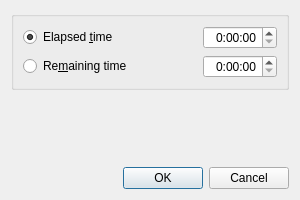
<?xml version="1.0" encoding="UTF-8"?>
<ui version="4.0">
 <class>SetTimeDialog</class>
 <widget class="QDialog" name="SetTimeDialog">
  <property name="windowModality">
   <enum>Qt::ApplicationModal</enum>
  </property>
  <property name="geometry">
   <rect>
    <x>0</x>
    <y>0</y>
    <width>300</width>
    <height>200</height>
   </rect>
  </property>
  <property name="minimumSize">
   <size>
    <width>300</width>
    <height>200</height>
   </size>
  </property>
  <property name="windowTitle">
   <string>Set Time of Current Phase</string>
  </property>
  <property name="locale">
   <locale language="English" country="UnitedStates"/>
  </property>
  <property name="modal">
   <bool>true</bool>
  </property>
  <layout class="QVBoxLayout" name="verticalLayout">
   <item>
    <widget class="QGroupBox" name="groupBox">
     <property name="title">
      <string/>
     </property>
     <layout class="QGridLayout" name="gridLayout">
      <property name="horizontalSpacing">
       <number>18</number>
      </property>
      <item row="0" column="0">
       <widget class="QRadioButton" name="etimerbox">
        <property name="text">
         <string>Elapsed &amp;time</string>
        </property>
        <property name="checked">
         <bool>true</bool>
        </property>
       </widget>
      </item>
      <item row="0" column="2">
       <widget class="QTimeEdit" name="etimeselbox">
        <property name="alignment">
         <set>Qt::AlignRight|Qt::AlignTrailing|Qt::AlignVCenter</set>
        </property>
        <property name="maximumTime">
         <time>
          <hour>5</hour>
          <minute>59</minute>
          <second>59</second>
         </time>
        </property>
        <property name="displayFormat">
         <string>H:mm:ss</string>
        </property>
       </widget>
      </item>
      <item row="1" column="0">
       <widget class="QRadioButton" name="rtimerbox">
        <property name="enabled">
         <bool>true</bool>
        </property>
        <property name="text">
         <string>Re&amp;maining time</string>
        </property>
       </widget>
      </item>
      <item row="1" column="2">
       <widget class="QTimeEdit" name="rtimeselbox">
        <property name="enabled">
         <bool>true</bool>
        </property>
        <property name="alignment">
         <set>Qt::AlignRight|Qt::AlignTrailing|Qt::AlignVCenter</set>
        </property>
        <property name="correctionMode">
         <enum>QAbstractSpinBox::CorrectToNearestValue</enum>
        </property>
        <property name="maximumTime">
         <time>
          <hour>10</hour>
          <minute>0</minute>
          <second>0</second>
         </time>
        </property>
        <property name="displayFormat">
         <string>H:mm:ss</string>
        </property>
       </widget>
      </item>
      <item row="0" column="1">
       <spacer name="horizontalSpacer">
        <property name="orientation">
         <enum>Qt::Horizontal</enum>
        </property>
        <property name="sizeHint" stdset="0">
         <size>
          <width>40</width>
          <height>20</height>
         </size>
        </property>
       </spacer>
      </item>
     </layout>
    </widget>
   </item>
   <item>
    <spacer name="verticalSpacer">
     <property name="orientation">
      <enum>Qt::Vertical</enum>
     </property>
     <property name="sizeHint" stdset="0">
      <size>
       <width>20</width>
       <height>40</height>
      </size>
     </property>
    </spacer>
   </item>
   <item>
    <widget class="QDialogButtonBox" name="buttonBox">
     <property name="orientation">
      <enum>Qt::Horizontal</enum>
     </property>
     <property name="standardButtons">
      <set>QDialogButtonBox::Cancel|QDialogButtonBox::Ok</set>
     </property>
    </widget>
   </item>
  </layout>
 </widget>
 <resources/>
 <connections>
  <connection>
   <sender>buttonBox</sender>
   <signal>accepted()</signal>
   <receiver>SetTimeDialog</receiver>
   <slot>accept()</slot>
   <hints>
    <hint type="sourcelabel">
     <x>248</x>
     <y>254</y>
    </hint>
    <hint type="destinationlabel">
     <x>157</x>
     <y>274</y>
    </hint>
   </hints>
  </connection>
  <connection>
   <sender>buttonBox</sender>
   <signal>rejected()</signal>
   <receiver>SetTimeDialog</receiver>
   <slot>reject()</slot>
   <hints>
    <hint type="sourcelabel">
     <x>316</x>
     <y>260</y>
    </hint>
    <hint type="destinationlabel">
     <x>286</x>
     <y>274</y>
    </hint>
   </hints>
  </connection>
 </connections>
</ui>
